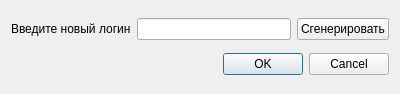
<?xml version="1.0" encoding="UTF-8"?>
<ui version="4.0">
 <class>Dialog</class>
 <widget class="QDialog" name="Dialog">
  <property name="geometry">
   <rect>
    <x>0</x>
    <y>0</y>
    <width>400</width>
    <height>94</height>
   </rect>
  </property>
  <property name="windowTitle">
   <string>Изменение логина</string>
  </property>
  <property name="windowIcon">
   <iconset resource="../resource/res.qrc">
    <normaloff>:/resource/image/key.ico</normaloff>:/resource/image/key.ico</iconset>
  </property>
  <layout class="QGridLayout" name="gridLayout">
   <item row="0" column="1">
    <widget class="QLineEdit" name="lineEdit"/>
   </item>
   <item row="0" column="0">
    <widget class="QLabel" name="label">
     <property name="text">
      <string>Введите новый логин</string>
     </property>
    </widget>
   </item>
   <item row="0" column="2">
    <widget class="QPushButton" name="pushButton">
     <property name="text">
      <string>Сгенерировать</string>
     </property>
    </widget>
   </item>
   <item row="1" column="1" colspan="2">
    <widget class="QDialogButtonBox" name="buttonBox">
     <property name="orientation">
      <enum>Qt::Horizontal</enum>
     </property>
     <property name="standardButtons">
      <set>QDialogButtonBox::Cancel|QDialogButtonBox::Ok</set>
     </property>
    </widget>
   </item>
  </layout>
 </widget>
 <resources>
  <include location="../resource/res.qrc"/>
 </resources>
 <connections>
  <connection>
   <sender>buttonBox</sender>
   <signal>accepted()</signal>
   <receiver>Dialog</receiver>
   <slot>accept()</slot>
   <hints>
    <hint type="sourcelabel">
     <x>248</x>
     <y>254</y>
    </hint>
    <hint type="destinationlabel">
     <x>157</x>
     <y>274</y>
    </hint>
   </hints>
  </connection>
  <connection>
   <sender>buttonBox</sender>
   <signal>rejected()</signal>
   <receiver>Dialog</receiver>
   <slot>reject()</slot>
   <hints>
    <hint type="sourcelabel">
     <x>316</x>
     <y>260</y>
    </hint>
    <hint type="destinationlabel">
     <x>286</x>
     <y>274</y>
    </hint>
   </hints>
  </connection>
 </connections>
</ui>
